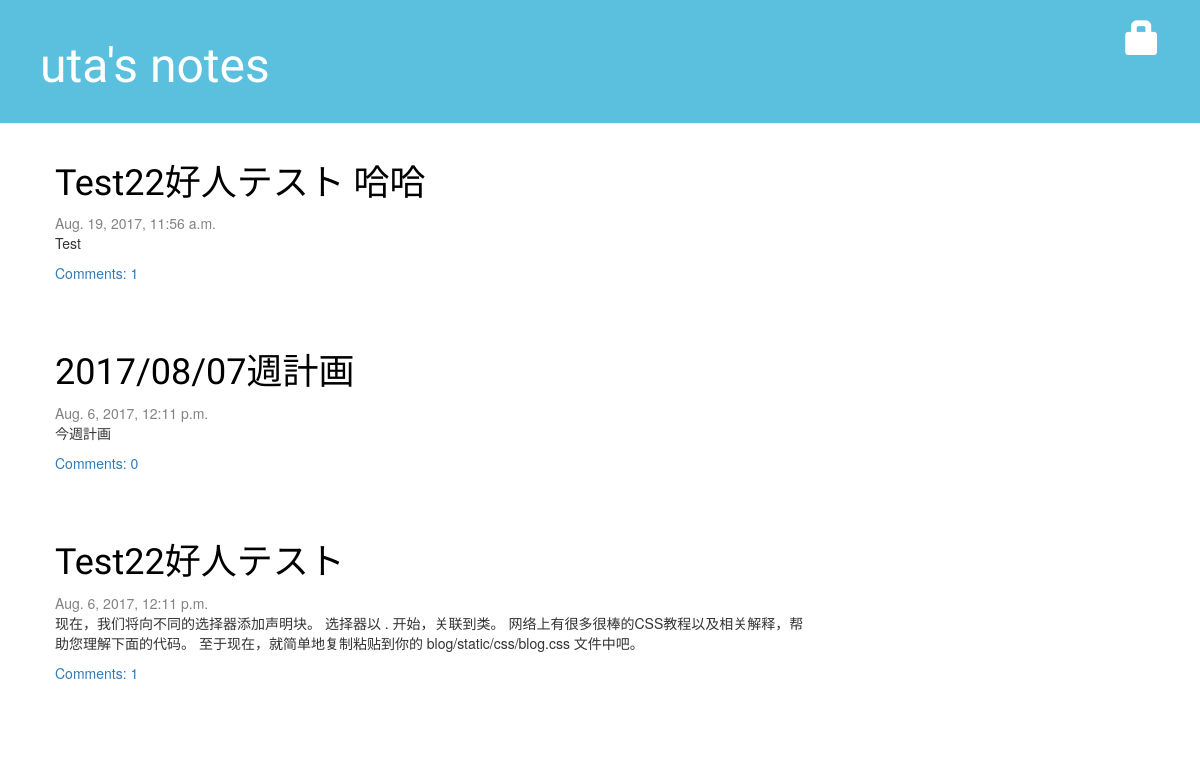
The page / on the database its author committed.
### blog/models.py (models this page shows, shortened)
class Post(models.Model):
    author = models.ForeignKey('auth.User')
    title = models.CharField(max_length=200)
    text = models.TextField()
    created_date = models.DateTimeField(
            default=timezone.now)
    published_date = models.DateTimeField(
            blank=True, null=True)
    def __str__(self):
        return self.title

### blog/views.py (the view)
# urls.py: url(r'^$', views.post_list, name='post_list'),
def post_list(request):
    posts = Post.objects.filter(published_date__lte=timezone.now()).order_by('-published_date')
    print(posts)
    return render(request, 'blog/post_list.html', {'posts': posts})

### blog/templates/blog/post_list.html
{% extends 'blog/base.html' %}
{% block content %}
    {% for post in posts %}
        <div class="post">
            <h1><a href="{% url 'post_detail' pk=post.pk %}">{{ post.title }}</a></h1>
            <div class="date">
                {{ post.published_date }}
            </div>
            <br/>
            <p>{{ post.text|linebreaksbr }}</p>
            <a href="{% url 'post_detail' pk=post.pk %}">Comments: {{ post.comments.count}}</a>
        </div>
    {% endfor %}
{% endblock content %}

### blog/static/css/blog.css (style rules this page uses)
h1, h2, h3, h4 { font-family: 'Lobster', cursive; }
.date { float: left; color: #828282; }
.post { margin-bottom: 70px; }
.post h1 a, .post h1 a:visited { color: #000000; }

### rows shown on the page
Post: title "Test22好人テスト 哈哈", published_date "Aug. 19, 2017, 11:56 a.m.", text "Test", comments.count "1"
Post: title "2017/08/07週計画", published_date "Aug. 6, 2017, 12:11 p.m.", text "今週計画", comments.count "0"
Post: title "Test22好人テスト", published_date "Aug. 6, 2017, 12:11 p.m.", text "现在，我们将向不同的选择器添加声明块。 选择器以 . 开始，关联到类。 网络上有很多很棒的CSS教程以及相关解释，帮助您理解下面的代码。 至于现在，就简单地复制粘贴到你的 blog/static/css/blog.css 文件中吧。", comments.count "1"
